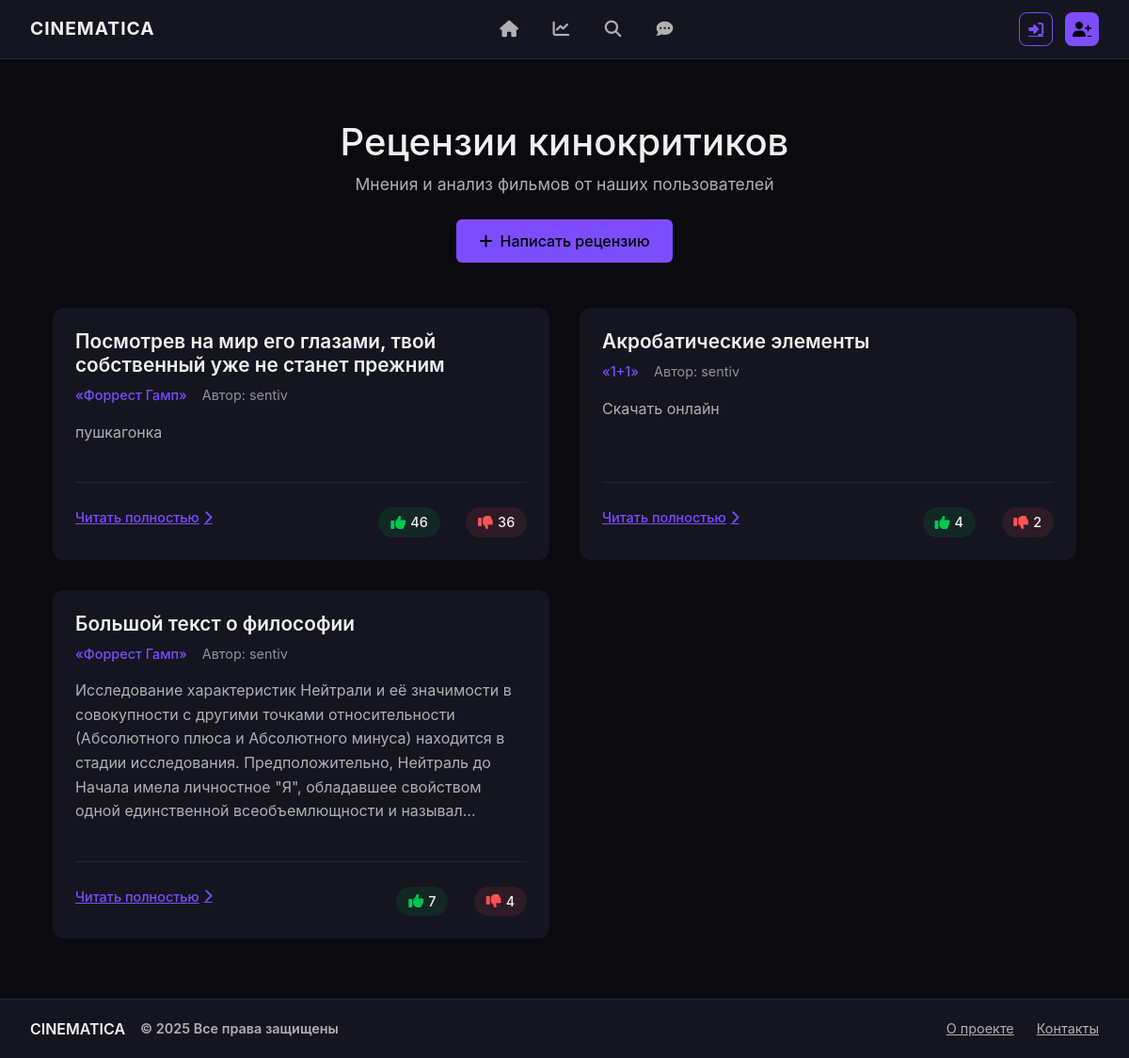
The app's page /reviews with its own data.
### app.py (models this page shows)
class Reviews(db.Model):
    review_id = db.Column(db.Integer, primary_key=True)
    movie_title = db.Column(db.Text, nullable=False)
    review_title = db.Column(db.Text, nullable=False)
    review_text = db.Column(db.Text, nullable=False)
    reviewusername = db.Column(db.Text,nullable=False)
    review_likes = db.Column(db.Integer, nullable=False)
    review_dislikes = db.Column(db.Integer, nullable=False)

### app.py (the view)
@app.route('/reviews')
def reviews():
    if 'loggedin' in session:
        if session['loggedin']==True:
            user_id=session['id']
            username = Users.query.filter_by(user_id=user_id).first().username
            reviews=Reviews.query.all()
            return render_template('reviews.html',reviews=reviews,username=username,loggedin=True)
    else:
        reviews = Reviews.query.all()
        return render_template('reviews.html', reviews=reviews,loggedin=False)

### templates/reviews.html (shortened to what this page needs)
{% if loggedin %}
  {% extends 'base_logged.html' %}
{% else %}
  {% extends 'base.html' %}
{% endif %}
{% block extra_css %}
  <link rel="stylesheet" href="{{ url_for('static', filename='css/reviews.css')}}">
{% endblock %}
{% block content %}
<section class="reviews-section">
  <div class="section-header">
    <h1 class="section-title_2">Рецензии кинокритиков</h1>
    <p class="section-subtitle">Мнения и анализ фильмов от наших пользователей</p>
    <a href="{{ url_for('reviews_post') }}" class="new-review-btn">
      <i class="fas fa-plus"></i>
      <span>Написать рецензию</span>
    </a>
  </div>
  <div class="reviews-grid">
    {% for review in reviews %}
    <article class="review-card">
      <div class="review-header">
        <a href="{{url_for('review', review_id=review.review_id)}}" class="review-title-link">
          <h2 class="review-title">{{review.review_title}}</h2>
        </a>
        <div class="review-meta">
          <span class="movie-title">«{{review.movie_title}}»</span>
          <span class="review-author">Автор: {{review.reviewusername}}</span>
        </div>
      </div>
      <div class="review-excerpt">
        {% if review.review_text|length > 300 %}
          <p>{{review.review_text[:300]}}...</p>
        {% else %}
          <p>{{review.review_text}}</p>
        {% endif %}
      </div>
      <div class="review-footer">
        <a href="{{url_for('review', review_id=review.review_id)}}" class="read-more">
          Читать полностью <i class="fas fa-chevron-right"></i>
        </a>
        <div class="review-actions" style="margin-top: 10px;">
          <a href="#"
             class="like-btn"
             data-review-id="{{review.review_id}}"
             style="display: inline-flex; align-items: center; gap: 5px; margin-right: 15px; text-decoration: none; color: inherit;">
            <i class="fas fa-thumbs-up"></i>
            <span class="count">{{review.review_likes}}</span>
          </a>
          <a href="#"
             class="dislike-btn"
             data-review-id="{{review.review_id}}"
             style="display: inline-flex; align-items: center; gap: 5px; text-decoration: none; color: inherit;">
            <i class="fas fa-thumbs-down"></i>
            <span class="count">{{review.review_dislikes}}</span>
          </a>
        </div>
      </div>
    </article>
    {% endfor %}
  </div>
</section>
{% endblock %}

### static/css/main.css (style rules this page uses)
:root { --bg-dark: #0A0A0F; --bg-secondary: #151520; --accent: #7B4DFF; --accent-hover: #936DFF; --text-primary: #F0F0F0; --text-secondary: #B0B0B0; --border-color: #252535; }
.dark-theme { background-color: var(--bg-dark); color: var(--text-primary); font-family: 'Inter', -apple-system, sans-serif; line-height: 1.5; display: flex; flex-direction: column; min-height: 100vh; }

### static/css/reviews.css (style rules this page uses)
.reviews-section { max-width: 1200px; margin: 2rem auto; padding: 0 1.5rem; }
.section-header { text-align: center; margin-bottom: 3rem; position: relative; }
.section-subtitle { font-size: 1.1rem; color: var(--text-secondary); margin-bottom: 1.5rem; }
.new-review-btn { display: inline-flex; align-items: center; gap: 0.5rem; padding: 0.7rem 1.5rem; background: var(--accent); color: #000; border-radius: 6px; font-weight: 500; text-decoration: none; transition: all 0.3s ease; }
.reviews-grid { display: grid; grid-template-columns: repeat(auto-fill, minmax(350px, 1fr)); gap: 2rem; }
.review-card { background: var(--bg-secondary); border-radius: 12px; padding: 1.5rem; transition: transform 0.3s ease, box-shadow 0.3s ease; display: flex; flex-direction: column; }
.review-header { margin-bottom: 1rem; }
.review-title-link { text-decoration: none; }
.review-title { font-size: 1.3rem; font-weight: 600; color: var(--text-primary); margin-bottom: 0.5rem; transition: color 0.2s ease; }
.review-meta { display: flex; flex-wrap: wrap; gap: 1rem; font-size: 0.9rem; color: var(--text-secondary); }
.movie-title { color: var(--accent); font-weight: 500; }
.review-author { opacity: 0.8; }
.review-excerpt { flex: 1; margin-bottom: 1.5rem; color: var(--text-secondary); line-height: 1.6; }
.review-footer { display: flex; justify-content: space-between; align-items: center; border-top: 1px solid var(--border-color); padding-top: 1rem; }
.read-more { color: var(--accent); font-size: 0.9rem; font-weight: 500; display: flex; align-items: center; gap: 0.3rem; transition: all 0.2s ease; }
.review-actions { display: flex; gap: 0.8rem; }
.like-btn, .dislike-btn { display: flex; align-items: center; gap: 0.3rem; background: transparent; border: none; color: var(--text-secondary); cursor: pointer; padding: 0.3rem 0.8rem; border-radius: 20px; transition: all 0.2s ease; }
.like-btn { background: rgba(0, 200, 83, 0.1); }
.dislike-btn { background: rgba(255, 82, 82, 0.1); }
.like-btn i { color: #00c853; }
.dislike-btn i { color: #ff5252; }
.count { font-size: 0.9rem; font-weight: 500; }

### records on screen
Reviews: review_title "Посмотрев на мир его глазами, твой собственный уже не станет прежним", movie_title "Форрест Гамп", reviewusername "sentiv", review_text "пушкагонка", review_likes "46", review_dislikes "36"
Reviews: review_title "Акробатические элементы", movie_title "1+1", reviewusername "sentiv", review_text "Скачать онлайн", review_likes "4", review_dislikes "2"
Reviews: review_title "Большой текст о философии", movie_title "Форрест Гамп", reviewusername "sentiv", review_text "Исследование характеристик Нейтрали и её значимости в совокупности с другими точками относительности (Абсолютного плюса и Абсолютного минуса) находится в стадии исследования. Предположительно, Нейтраль до Начала имела личностное \"Я\", обладавшее свойством одной единственной всеобъемлющности и называл", review_likes "7", review_dislikes "4"
